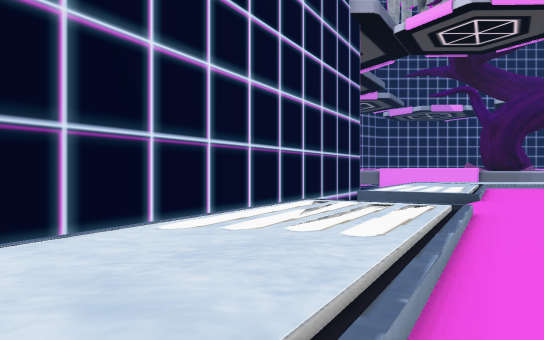
view 1 (above)

18 first-person views from a walk through a 3-D level made in the Unity game engine. The camera is 1.2 m above the floor, looks level and sees 70° across. The floor is counted in squares, 2 m on a side. Each view is taken from the middle of a square. On the plan, view 1 faces up. The plan holds only what a view shows up to about 11 squares ahead; the rest is blank. The place goes on beyond the plan. The player is left out. Some surface patterns are stand-ins.

view 2
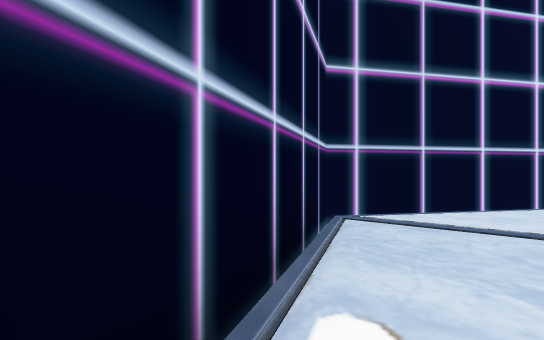

view 3
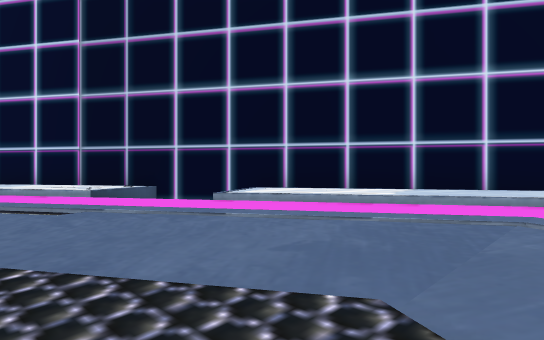

view 4
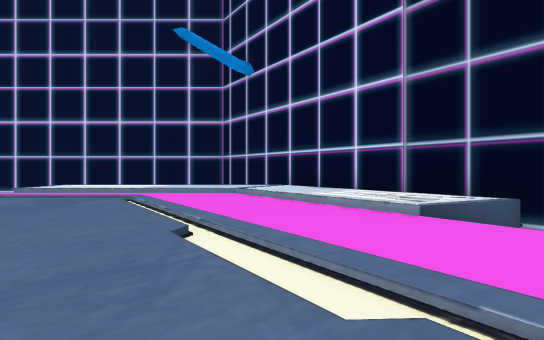

view 5
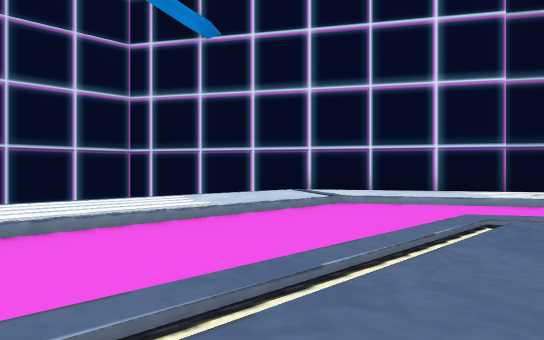

view 6
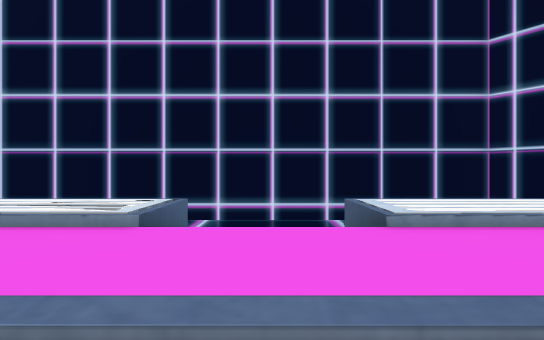

view 7
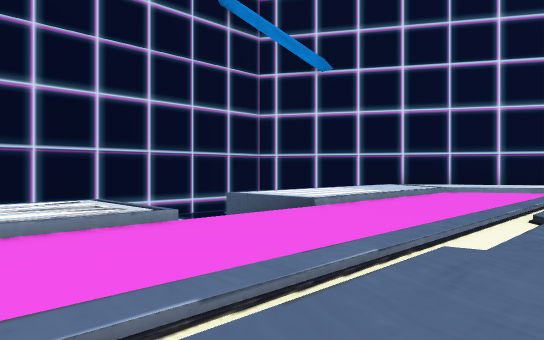

view 8
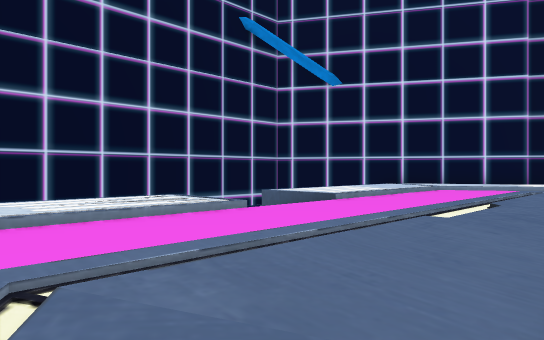

view 9
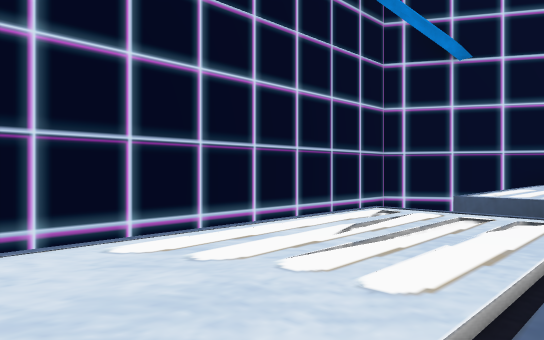

view 10
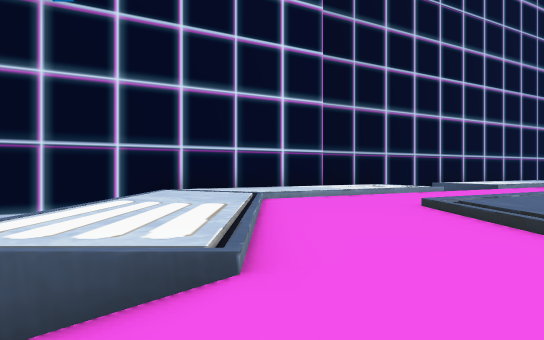

view 11
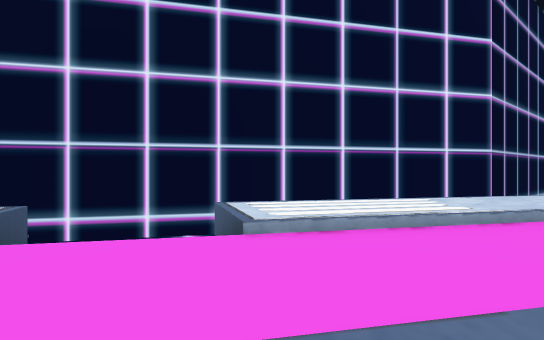

view 12
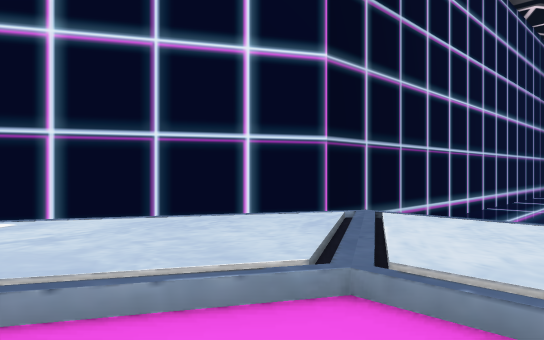

view 13
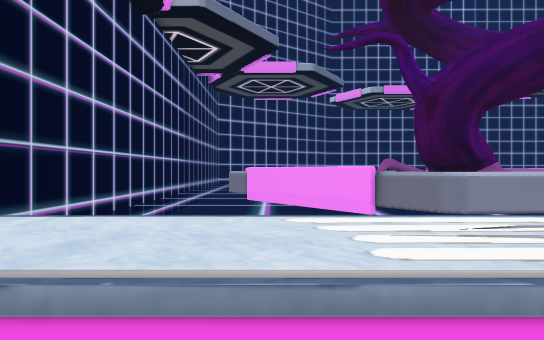

view 14
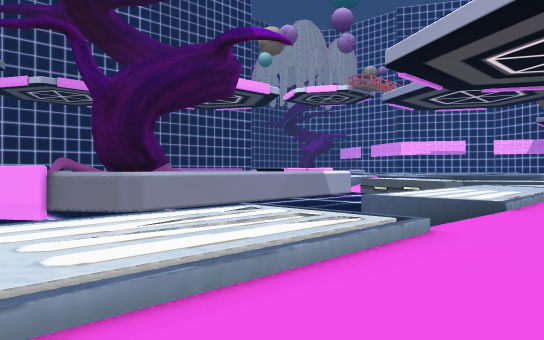

view 15
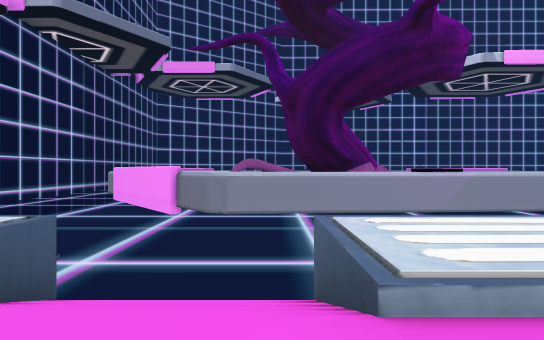

view 16
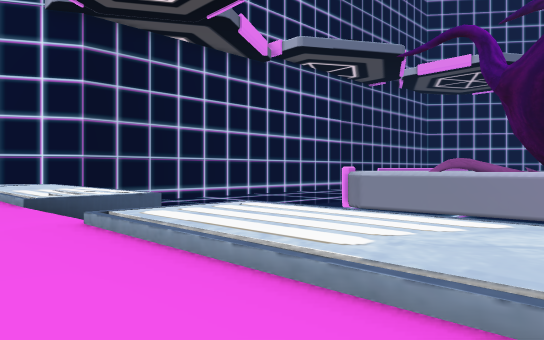

view 17
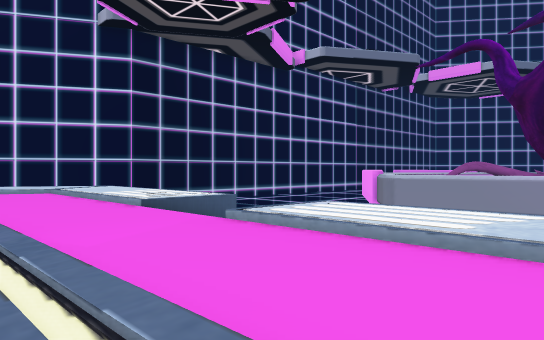

view 18
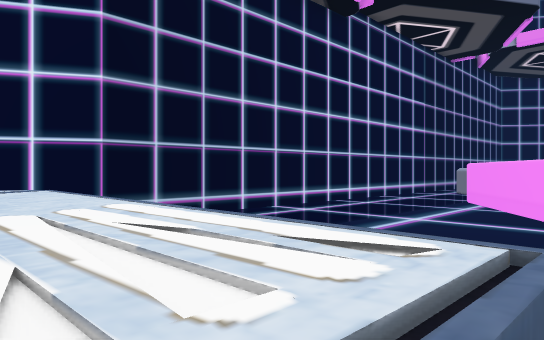

### Floor plan
Key: @ floor where view 1 was taken; # wall or solid block; . main floor; : floor 0.25 m higher than the main floor; - floor 0.25 m lower than the main floor; _ floor 0.5 m lower than the main floor; < floor 0.75 m lower than the main floor; ( floor 1 m lower than the main floor; ! floor 1.5 m lower than the main floor; / step, stairs or slope.
Columns run from 4 left of view 1 to 20 right of it. Each row starts with its distance up from view 1.
 25                #
 24                ##
 23                !##
 22        #        !##   ###
 21        #         !#####!!
 20        #
 19        #
 18        #
 17        #
 16        #
 15        # !////////!!/////
 14          /.::::::/<<:::::
 13      #  /::::::::/--:::::
 12      #  /::..............
 11     #   :::..............
 10     #  :::..    ........
  9    #  #::..          :: :
  8    #  /#:...
  7   #     ...:
  6   # ///....:
  5  #  /::... .
  4 ##  ::..
  3 #  :::.
  2    ::..
  1 #!::..  :...
  0 ##..@...:..-
 -1  #:::.......
 -2  ##:::...:.
 -3   #.::...:..
 -4   ##::.......
 -5    #::/...::.
 -6    ##  /......
 -7      # //...:..      .. :
 -8      #//:...............:
 -9      ##:::...::::...::::.
-10       #.::..............
-11       ##::..............
-12        ##::..............
-13         #::::::::/ _:::::
-14         ##:::::::/ (:::::
-15          ## !!!!!   !!!!!
-16           #
-17            #
-18            #
-19             #############

Where each view was taken, in squares from view 1:
view 1: 0 up, 0 right, facing up
view 2: 4 down, 0 right, facing up-left
view 3: 1 up, 7 right, facing down-left
view 4: 2 down, 6 right, facing down
view 5: 8 down, 13 right, facing down-left
view 6: 8 down, 14 right, facing down
view 7: 8 down, 18 right, facing down-left
view 8: 7 down, 20 right, facing down-left
view 9: 12 down, 20 right, facing down-left
view 10: 12 down, 15 right, facing left
view 11: 5 up, 7 right, facing up-left
view 12: 11 up, 8 right, facing up-left
view 13: 11 up, 9 right, facing up
view 14: 11 up, 9 right, facing up-right
view 15: 11 up, 15 right, facing up
view 16: 11 up, 20 right, facing up-left
view 17: 9 up, 20 right, facing up-left
view 18: 13 up, 13 right, facing up-left
